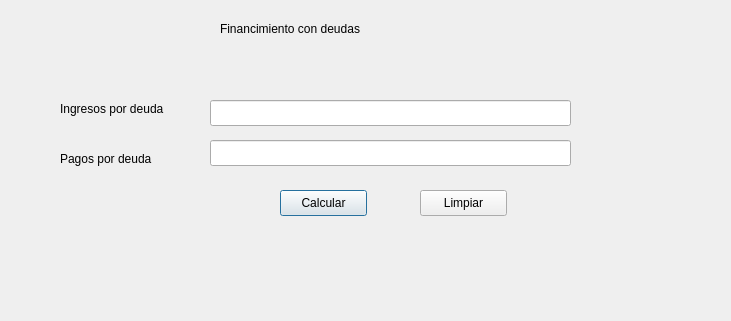
<?xml version="1.0" encoding="UTF-8"?>
<ui version="4.0">
 <class>Dialog</class>
 <widget class="QDialog" name="Dialog">
  <property name="windowModality">
   <enum>Qt::ApplicationModal</enum>
  </property>
  <property name="geometry">
   <rect>
    <x>0</x>
    <y>0</y>
    <width>731</width>
    <height>321</height>
   </rect>
  </property>
  <property name="windowTitle">
   <string>Financiamento con deudas</string>
  </property>
  <widget class="QLabel" name="label">
   <property name="geometry">
    <rect>
     <x>220</x>
     <y>20</y>
     <width>241</width>
     <height>18</height>
    </rect>
   </property>
   <property name="text">
    <string>Financimiento con deudas</string>
   </property>
  </widget>
  <widget class="QLabel" name="lbl_ingresos">
   <property name="geometry">
    <rect>
     <x>60</x>
     <y>100</y>
     <width>151</width>
     <height>18</height>
    </rect>
   </property>
   <property name="text">
    <string>Ingresos por deuda</string>
   </property>
  </widget>
  <widget class="QLabel" name="lbl_pagos">
   <property name="geometry">
    <rect>
     <x>60</x>
     <y>150</y>
     <width>121</width>
     <height>18</height>
    </rect>
   </property>
   <property name="text">
    <string>Pagos por deuda</string>
   </property>
  </widget>
  <widget class="QLineEdit" name="txt_ingresos">
   <property name="geometry">
    <rect>
     <x>210</x>
     <y>100</y>
     <width>361</width>
     <height>26</height>
    </rect>
   </property>
  </widget>
  <widget class="QLineEdit" name="txt_pagos">
   <property name="geometry">
    <rect>
     <x>210</x>
     <y>140</y>
     <width>361</width>
     <height>26</height>
    </rect>
   </property>
  </widget>
  <widget class="QPushButton" name="btn_calcular">
   <property name="geometry">
    <rect>
     <x>280</x>
     <y>190</y>
     <width>87</width>
     <height>26</height>
    </rect>
   </property>
   <property name="text">
    <string>Calcular</string>
   </property>
  </widget>
  <widget class="QLabel" name="lbl_response">
   <property name="geometry">
    <rect>
     <x>25</x>
     <y>260</y>
     <width>671</width>
     <height>20</height>
    </rect>
   </property>
   <property name="text">
    <string/>
   </property>
  </widget>
  <widget class="QPushButton" name="btn_limpiar">
   <property name="geometry">
    <rect>
     <x>420</x>
     <y>190</y>
     <width>87</width>
     <height>26</height>
    </rect>
   </property>
   <property name="text">
    <string>Limpiar</string>
   </property>
  </widget>
 </widget>
 <resources/>
 <connections/>
</ui>
